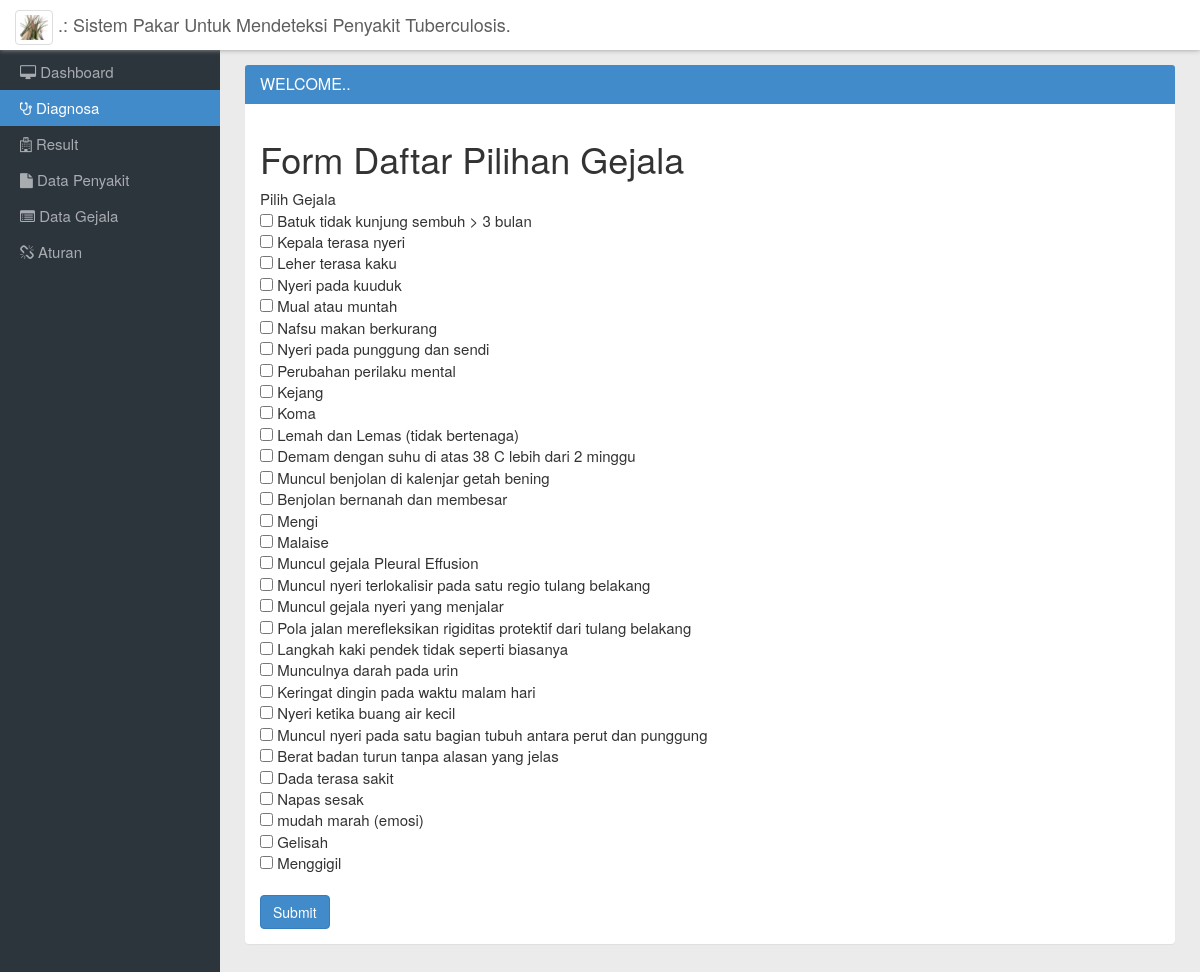
Screenshot of /?p=diagnosa with the database file from the repository.
### tables this page shows
CREATE TABLE IF NOT EXISTS `gejala` (
  `kd_gejala` varchar(10) NOT NULL,
  `nm_gejala` varchar(150) NOT NULL,
  PRIMARY KEY (`kd_gejala`)
);

### diagnosa.php (the view, shortened to what this page needs)
<h1>Form Daftar Pilihan Gejala</h1>
<form method="POST" action="?p=result">
	Pilih Gejala <br/>
	<?php
		$query = "SELECT * FROM gejala order by kd_gejala asc";
		$hasil = mysql_query($query);
	$no = 1;
	while ($data = mysql_fetch_array($hasil))
	{
	  echo "<input type='checkbox' value='".$data['kd_gejala']."' name='G".$no."' /> ".$data['nm_gejala']."<br />";
	  $no++;
	}
	 ?>
	 <br/>
<input type="submit" name="submit" value="Submit"  class="btn btn-primary"/>
</form>

### css/style.css (style rules this page uses)
body { padding-top:45px; background:#ebebeb; font-size:15px; }

### rows the page displays
gejala: nm_gejala "Batuk tidak kunjung sembuh > 3 bulan"
gejala: nm_gejala "Kepala terasa nyeri"
gejala: nm_gejala "Leher terasa kaku"
gejala: nm_gejala "Nyeri pada kuuduk"
gejala: nm_gejala "Mual atau muntah"
gejala: nm_gejala "Nafsu makan berkurang"
gejala: nm_gejala "Nyeri pada punggung dan sendi"
gejala: nm_gejala "Perubahan perilaku mental"
gejala: nm_gejala "Kejang"
gejala: nm_gejala "Koma"
gejala: nm_gejala "Lemah dan Lemas (tidak bertenaga)"
gejala: nm_gejala "Demam dengan suhu di atas 38 C lebih dari 2 minggu"
gejala: nm_gejala "Muncul benjolan di kalenjar getah bening"
gejala: nm_gejala "Benjolan bernanah dan membesar"
gejala: nm_gejala "Mengi"
gejala: nm_gejala "Malaise"
gejala: nm_gejala "Muncul gejala Pleural Effusion"
gejala: nm_gejala "Muncul nyeri terlokalisir pada satu regio tulang belakang"
gejala: nm_gejala "Muncul gejala nyeri yang menjalar"
gejala: nm_gejala "Pola jalan merefleksikan rigiditas protektif dari tulang belakang"
gejala: nm_gejala "Langkah kaki pendek tidak seperti biasanya"
gejala: nm_gejala "Munculnya darah pada urin"
gejala: nm_gejala "Keringat dingin pada waktu malam hari"
gejala: nm_gejala "Nyeri ketika buang air kecil"
gejala: nm_gejala "Muncul nyeri pada satu bagian tubuh antara perut dan punggung"
gejala: nm_gejala "Berat badan turun tanpa alasan yang jelas"
gejala: nm_gejala "Dada terasa sakit"
gejala: nm_gejala "Napas sesak"
gejala: nm_gejala "mudah marah (emosi)"
gejala: nm_gejala "Gelisah"
gejala: nm_gejala "Menggigil"
